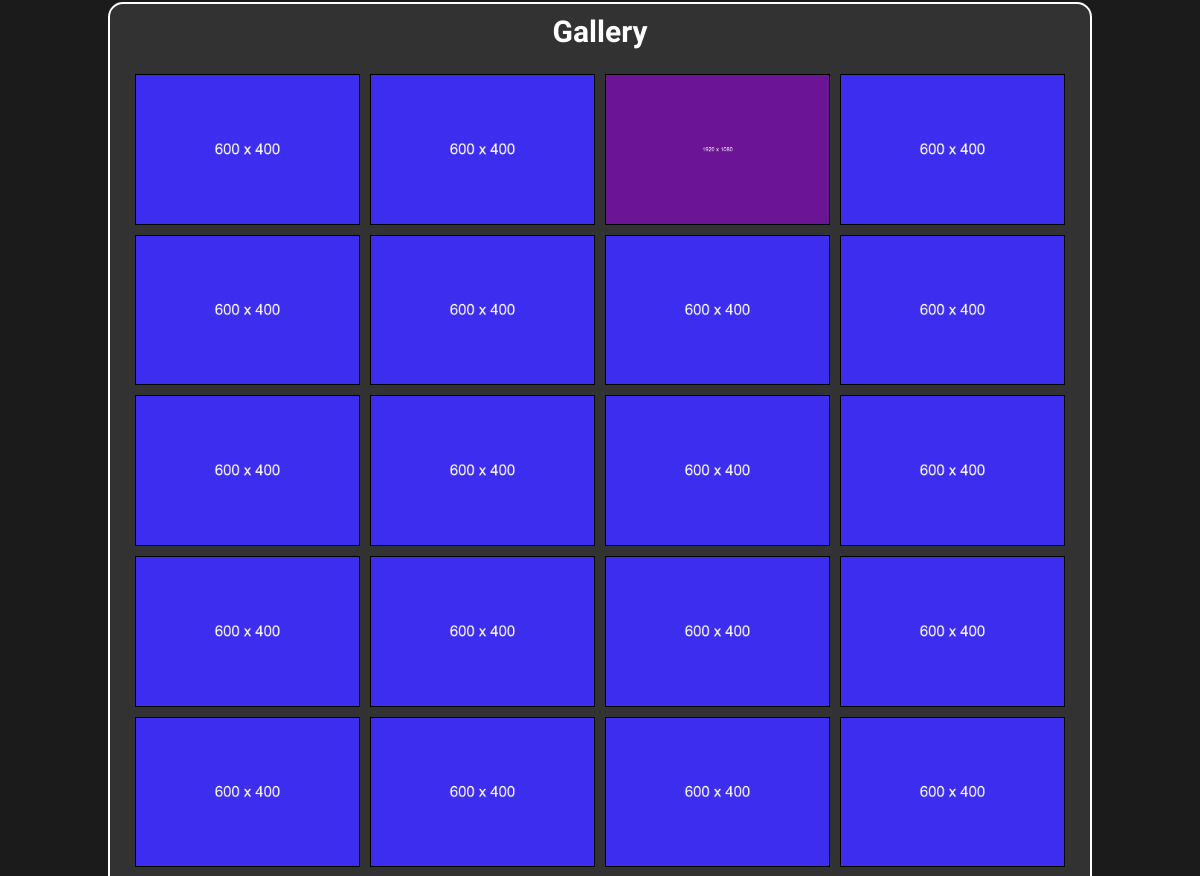
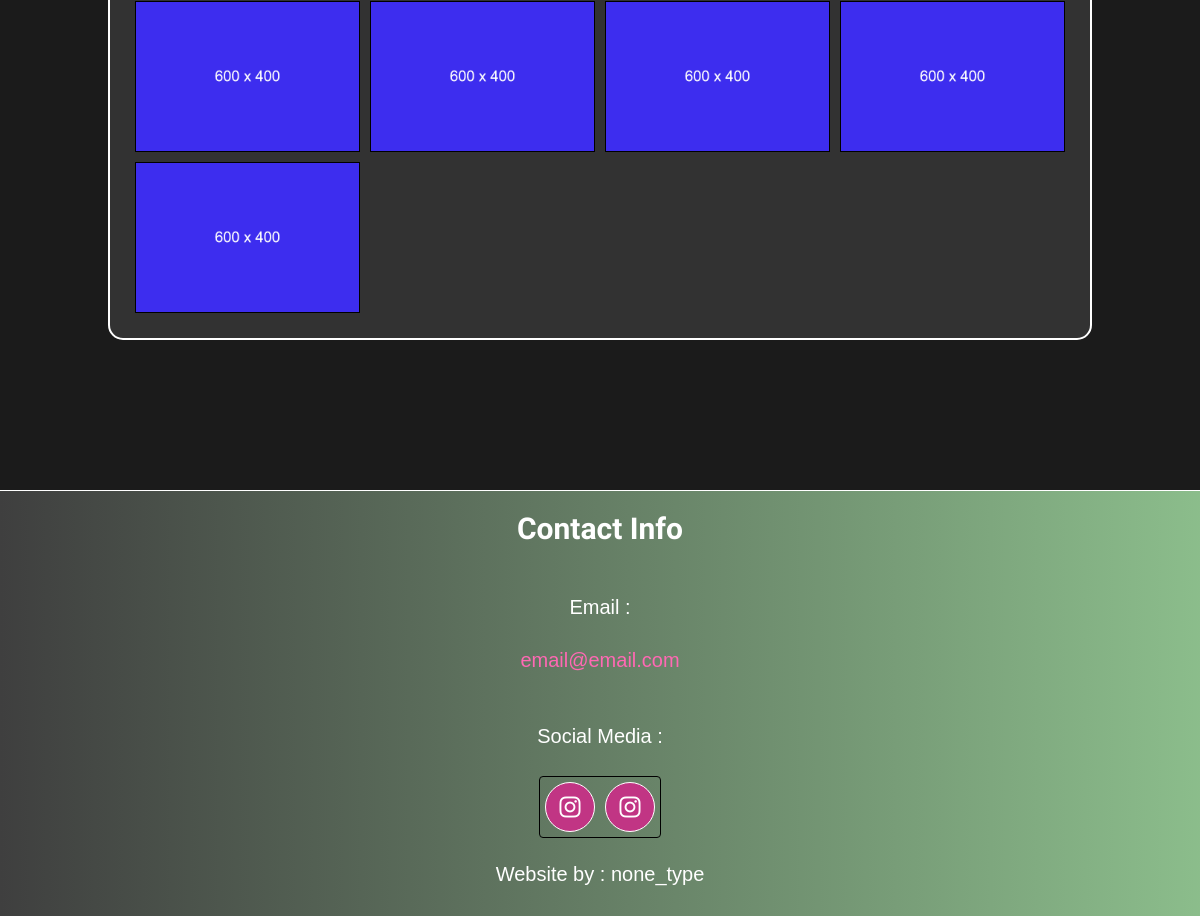
The app's page / (lower part), older data (2 pictures, top to bottom).
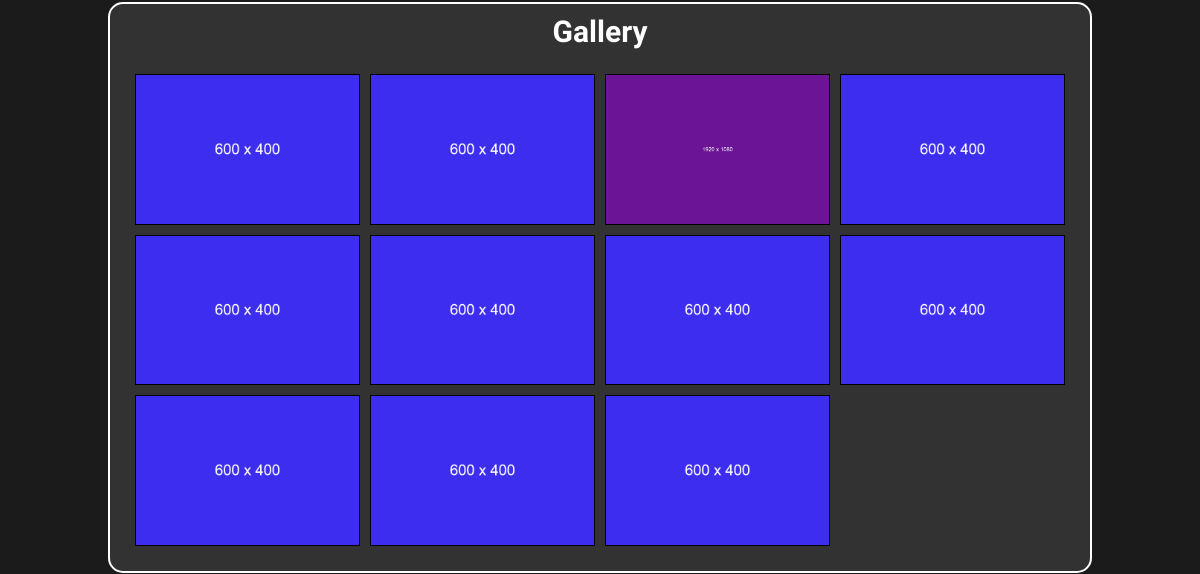
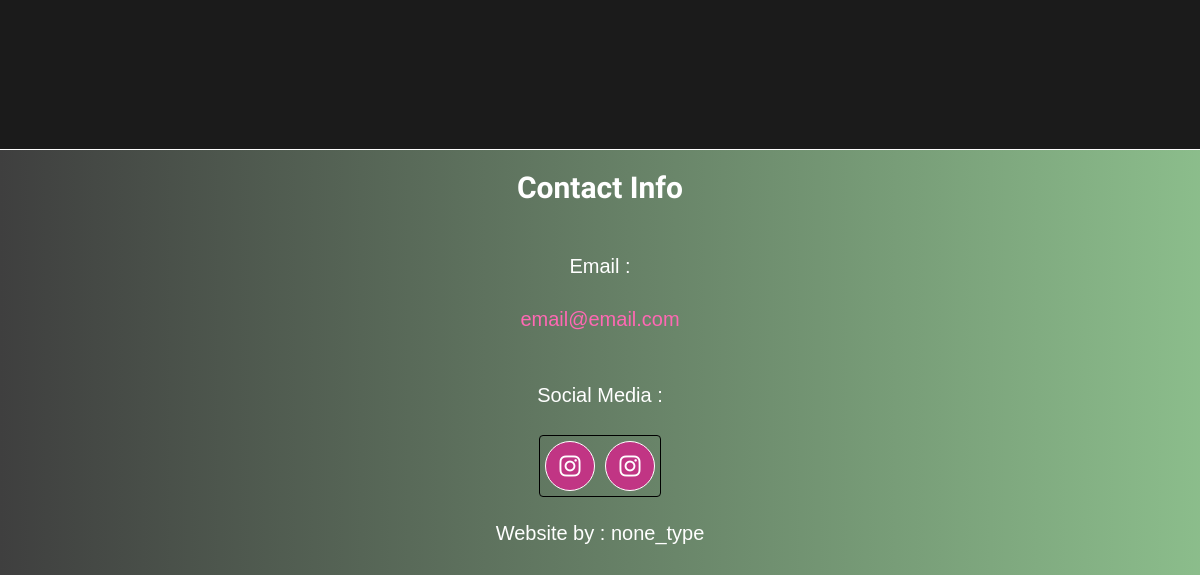
The same page, newer data (2 pictures, top to bottom).
### webapp/models.py (models this page shows, shortened)
class GalleryImage(models.Model):
    title = models.CharField(max_length=100, blank=True)
    image = models.ImageField(upload_to='gallery/')
    created_at = models.DateTimeField(auto_now_add=True)
    class Meta:
        verbose_name = "Gallery Image"
        verbose_name_plural = "Gallery Images"

### webapp/views.py (the view)
# urls.py: path('', views.index, name='index'),
def index(request):
	about_me = AboutMe.objects.first()
	services_info = ServicesText.objects.first()
	profile = ProfileImage.objects.first()
	profile_video = ProfileVideo.objects.first()
	gallery_images = GalleryImage.objects.all()
	return render(request, 'index.html', {
		'services_info': services_info,
		'about_me': about_me,
		'profile': profile,
		'profile_video': profile_video,
		'gallery_images': gallery_images,
		})

### webapp/templates/index.html (shortened to what this page needs)
{% load static %}
<!DOCTYPE html>
<html>
<head>
	<link rel="stylesheet" type="text/css" href="{% static 'css/styles.css' %}">
	<link rel="stylesheet" href="https://cdnjs.cloudflare.com/ajax/libs/font-awesome/6.0.0-beta3/css/all.min.css">
</head>
<body>
	<div class="container-section">
		<div class="gallery-section" id="gallery">
        	<h1 class="centered-text">Gallery
        	</h1>
		    <div class="grid-container">
		        {% for image in gallery_images %}
		            <div class="grid-item">
		                <img src="{{ image.image.url }}" alt="{{ image.title }}">
		            </div>
	        	{% endfor %}
			</div>
	    </div>
	</div>
		<div class="contact-section" id="contact">
		    <h1 class="footer-heading">Contact Info</h1>
		    <div class="contact-text">
		        <p>Email :</p>
		        <p class="email-text">email@email.com</p>
		        <br>
		        <p>Social Media :</p>
		        <br>
		        <div class="nav-social">
			        <div class="instagram">
					    <a href="https://www.instagram.com/saintgeorgetattoo/" target="_blank">
					        <i class="fab fa-instagram"></i>
					    </a>
					</div>
					<div class="instagram">
					    <a href="https://www.instagram.com/cyberbite2000/" target="_blank">
					        <i class="fab fa-instagram"></i>
					    </a>
					</div>
				</div>
				<p>Website by : none_type</p>
		    </div>
		</div>
</body>
</html>

### static/css/styles.css (style rules this page uses)
*, *::before, *::after { box-sizing: border-box; }
* { padding: 0; margin: 0; font-size: 40px; font-family: "Lobster", sans-serif; box-sizing: border-box; text-decoration: none; list-style: none; }
body { background-color: white; width: 100%; height: auto; }
html { scroll-behavior: smooth; }
.nav-social { display: inline-flex; flex-direction: row; border: 1px solid black; border-radius: 4px; justify-content: center; }
.container-section { height: auto; min-height: 100vh; position: relative; display: flex; justify-content: center; align-content: center; align-items: center; flex-direction: row; background-color: rgba(27, 27, 27, 1.0); margin: 0px; width: 100%; flex-wrap: wrap; top: 0px; gap: 0.5rem; padding: 20px; padding-top: 150px; padding-bottom: 150px; }
.centered-text { color: white; display: flex; justify-content: center; align-items: flex-start; height: 10%; text-align: center; font-size: 30px; }
.gallery-section { background-color: rgba(50, 50, 50, 1.0); padding: 10px; margin-top: 100px; margin-bottom: 0px; border: 2px solid white; border-radius: 15px; display: flex; flex-direction: column; justify-content: flex-start; align-items: center; height: auto; }
.grid-container { display: grid; width: 80vw; grid-template-columns: repeat(auto-fill, minmax(200px, 1fr)); gap: 10px; padding: 15px; height: auto; grid-auto-rows: auto; margin-top: 10px; background-color: ; }
.grid-item { background-color: darkgrey; border: 1px solid black; display: flex; align-items: center; justify-content: center; font-size: 20px; position: relative; overflow: hidden; width: 100%; height: 100%; }
.grid-item img { width: 100%; height: 100%; object-fit: cover; }
.footer-heading { font-size: 30px; font-family: "Lobster", sans-serif; color: white; align-content: center; text-align: center; }
.contact-section { position: relative; background-color: rgba(0, 0, 0, 0.5); background-image: linear-gradient(to right, rgba(0, 0, 0, 0.5), rgba(152, 251, 152, 0.5)); backdrop-filter: blur(5px); width: 100%; height: auto; padding: 20px; border-top: 1px solid white; }
.contact-text, p { font-size: 20px; font-family: sans-serif; color: white; padding: 5px; text-align: center; margin-top: 20px; }
.instagram { display: flex; justify-content: center; align-items: center; width: 50px; height: 50px; min-height: 50px; min-width: 50px; background-color: #C13584; border-radius: 50%; border: solid 1px white; margin: 5px; }
.instagram a { display: flex; justify-content: center; align-items: center; width: 100%; height: 100%; text-decoration: none; }
.instagram i { color: white; font-size: 24px; }
.email-text { color: hotpink; }

Row changes from the older to the newer data that the page shows:
removed GalleryImage: image (placeholder picture)
removed GalleryImage: image (placeholder picture)
removed GalleryImage: image (placeholder picture)
removed GalleryImage: image (placeholder picture)
removed GalleryImage: image (placeholder picture)
removed GalleryImage: image (placeholder picture)
removed GalleryImage: image (placeholder picture)
removed GalleryImage: image (placeholder picture)
removed GalleryImage: image (placeholder picture)
removed GalleryImage: image (placeholder picture)
removed GalleryImage: image (placeholder picture)
removed GalleryImage: image (placeholder picture)
removed GalleryImage: image (placeholder picture)
removed GalleryImage: image (placeholder picture)
